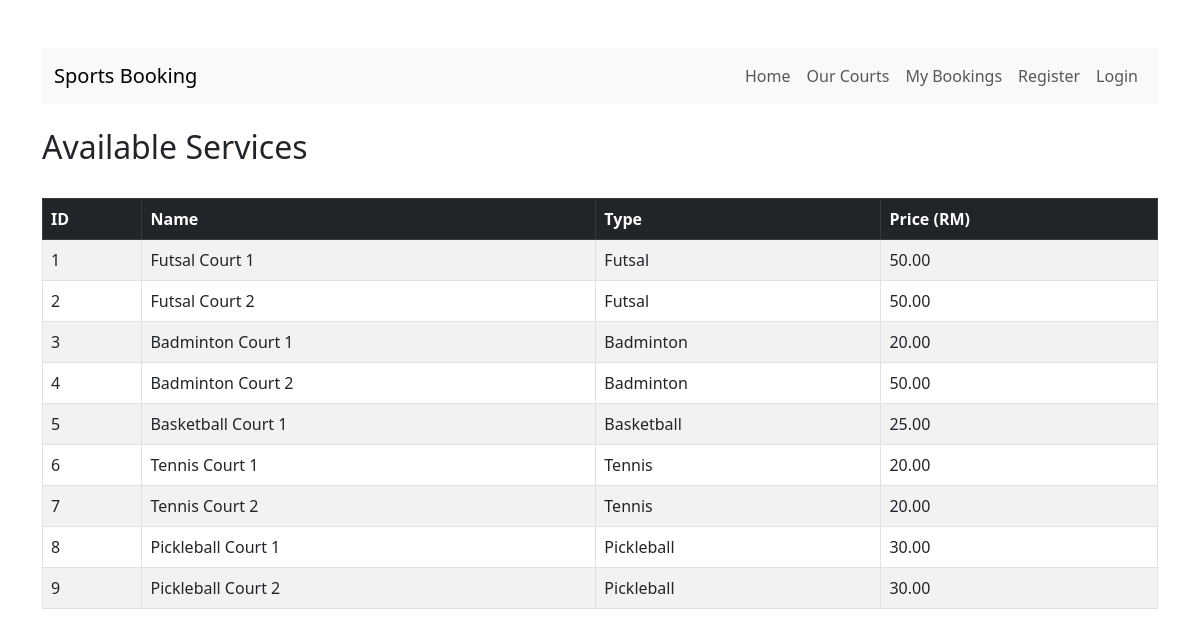
/services.php, run on the app's committed database.
### tables this page shows
CREATE TABLE IF NOT EXISTS `services` (
  `id` int NOT NULL AUTO_INCREMENT,
  `name` varchar(100) NOT NULL,
  `type` varchar(50) NOT NULL,
  `price_per_hour` decimal(10,2) NOT NULL,
  `status` enum('available','maintenance') DEFAULT 'available',
  PRIMARY KEY (`id`)
);

### services.php (the view, shortened to what this page needs)
<?php
require_once 'includes/db_connect.php';
$sql = "SELECT * FROM services";
$result = $conn->query($sql);
?>
<!DOCTYPE html>
<html lang="en">
<head>
    <link href="https://cdn.jsdelivr.net/npm/bootstrap@5.3.0/dist/css/bootstrap.min.css" rel="stylesheet">
</head>
<header>
    <nav class="navbar navbar-expand-lg navbar-light bg-light mb-4">
        <div class="container">
            <a class="navbar-brand" href="index.php">Sports Booking</a>
            <div class="collapse navbar-collapse" id="navbarNav">
                <ul class="navbar-nav ms-auto">
                    <li class="nav-item">
                        <a class="nav-link" href="index.php">Home</a>
                    </li>
                    <?php if (isset($_SESSION['role']) && $_SESSION['role'] === 'admin'): ?>
                        <li class="nav-item"><a class="nav-link text-danger fw-bold" href="services.php">Manage Services</a></li>
                        <li class="nav-item"><a class="nav-link text-danger fw-bold" href="bookings.php">All Bookings</a></li>
                    <?php else: ?>
                        <li class="nav-item"><a class="nav-link" href="services.php">Our Courts</a></li>
                        <li class="nav-item"><a class="nav-link" href="bookings.php">My Bookings</a></li>
                    <?php endif; ?>
                    <?php if (isset($_SESSION['user_id'])): ?>
                        <li class="nav-item">
                            <a class="nav-link btn btn-outline-danger ms-2" href="logout.php">Logout</a>
                        </li>
                    <?php else: ?>
                        <li class="nav-item"><a class="nav-link" href="register.php">Register</a></li>
                        <li class="nav-item"><a class="nav-link" href="login.php">Login</a></li>
                    <?php endif; ?>
                </ul>
            </div>
        </div>
    </nav>
</header>
<body class="container mt-5">
<div class="d-flex justify-content-between align-items-center mb-4">
    <h2>Available Services</h2>
</div>
<table class="table table-bordered table-striped">
<thead class="table-dark">
<tr>
    <th>ID</th>
    <th>Name</th>
    <th>Type</th> <th>Price (RM)</th>
</tr>
</thead>
<tbody>
<?php if ($result->num_rows > 0): ?>
    <?php while($row = $result->fetch_assoc()) { ?>
    <tr>
        <td><?= $row['id'] ?></td>
        <td><?= htmlspecialchars($row['name']) ?></td>
        <td><?= htmlspecialchars($row['type']) ?></td>
        <td><?= number_format($row['price_per_hour'], 2) ?></td>
    </tr>
    <?php } ?>
<?php else: ?>
    <tr><td colspan="5" class="text-center">No services found.</td></tr>
<?php endif; ?>
</tbody>
</table>
</body>
</html>

### data on the page
services: id "1", name "Futsal Court 1", type "Futsal", price_per_hour "50.00"
services: id "2", name "Futsal Court 2", type "Futsal", price_per_hour "50.00"
services: id "3", name "Badminton Court 1", type "Badminton", price_per_hour "20.00"
services: id "4", name "Badminton Court 2", type "Badminton", price_per_hour "50.00"
services: id "5", name "Basketball Court 1", type "Basketball", price_per_hour "25.00"
services: id "6", name "Tennis Court 1", type "Tennis", price_per_hour "20.00"
services: id "7", name "Tennis Court 2", type "Tennis", price_per_hour "20.00"
services: id "8", name "Pickleball Court 1", type "Pickleball", price_per_hour "30.00"
services: id "9", name "Pickleball Court 2", type "Pickleball", price_per_hour "30.00"
